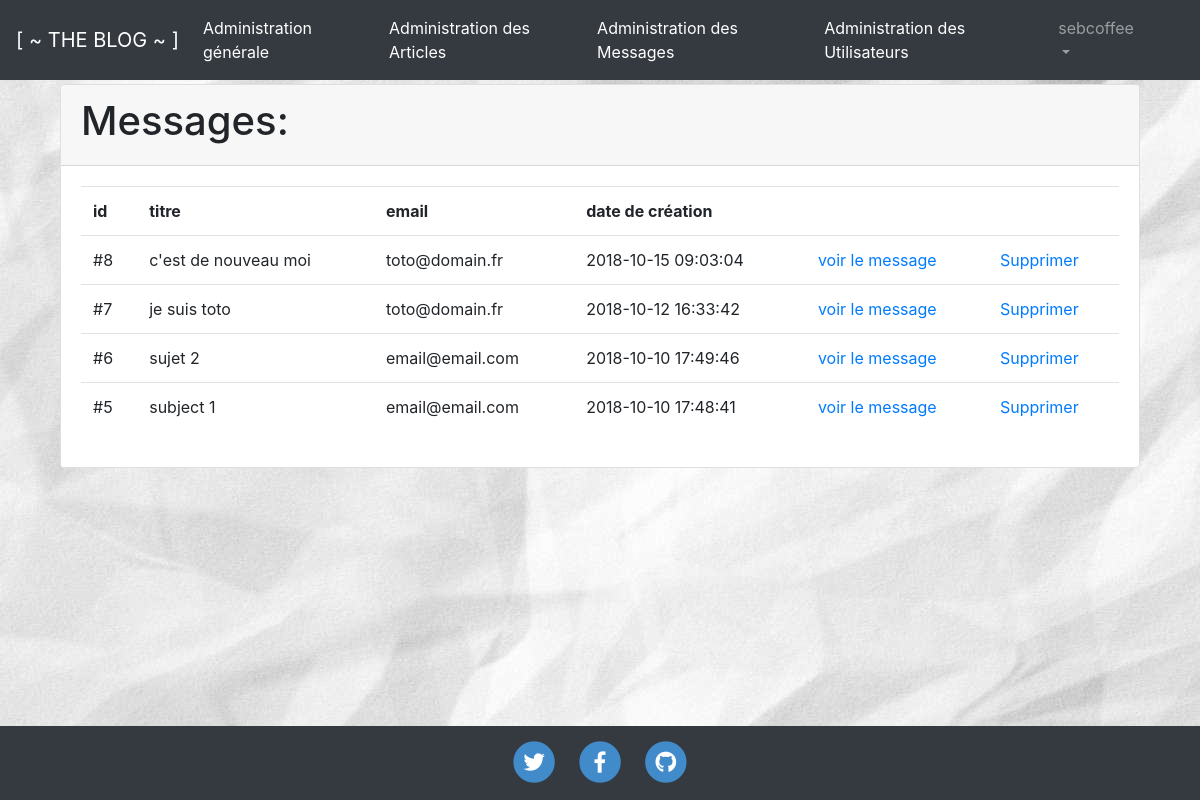
The page /contactAdmin.php (signed in) on the database its author committed.
### tables this page shows
CREATE TABLE `contact` (
  `id` int(11) NOT NULL,
  `subject` varchar(255) NOT NULL,
  `email` varchar(255) NOT NULL,
  `message` text NOT NULL,
  `creation_date` datetime NOT NULL
);

### config/functions.php (called while the page is built, shortened)
<?php
function getMessages()
{
    require('connect.php');
    $req = $bdd->prepare('SELECT id, subject,email,creation_date FROM contact ORDER BY creation_date DESC ');
    $req->execute();
    $data = $req->fetchAll(PDO::FETCH_OBJ);
    return $data;
}
?>

### contactAdmin.php (the view, shortened to what this page needs)
<?php
if ($_SESSION['isAdmin'] == true) {
    require_once('config/connect.php');
    require_once('config/functions.php');
    $msgs = getMessages();
    ?>
    <?php $pageTitle = "Administration des messages";
    require_once('header.php');
    ?>
    <div class="entities-group card" style="margin-bottom: 8%">
        <div class="card-header">
            <h1>Messages: </h1>
        </div>
        <div class="card-body">
            <table class="table table-stripped">
                <tr>
                    <th>id</th>
                    <th>titre</th>
                    <th>email</th>
                    <th>date de création</th>
                    <th></th>
                    <th></th>
                </tr>
                <?php foreach ($msgs as $msg): ?>
                    <tr>
                        <td>#<?= $msg->id ?></td>
                        <td><?= $msg->subject ?></td>
                        <td><?= $msg->email ?></td>
                        <td>
                            <time><?= $msg->creation_date ?>
                        </td>
                        <td><a href="javascript:void(0);" data-href="viewMessage.php?id=<?= $msg->id ?>"
                               class="openPopup">voir le message</a></td>
                        <td><a href="deleteMessage.php?id=<?= $msg->id ?>"
                               onClick="confirm('êtes vous sur de vouloir supprimer ?');">Supprimer</a></td>
                    </tr>
                <?php endforeach; ?>
            </table>
        </div>
    </div>
    <?php require_once('footer.php');
} else {
    header('location: login.php');
}
?>

### header.php (shortened to what this page needs)
<!DOCTYPE html>
<html>
<head>
    <link rel="stylesheet" type="text/css" media="screen" href="assets/styles/main.css"/>
    <link rel="stylesheet" type="text/css" media="screen" href="assets/lib/bootstrap/css/bootstrap.css"/>
    <link rel="stylesheet" type='text/css' href="https://use.fontawesome.com/releases/v5.4.1/css/all.css"
>
</head>
<body>
<header>
    <div>
        <nav class="navbar navbar-expand-lg navbar-dark bg-dark">
            <a class="navbar-brand" href="index.php">[ ~ THE BLOG ~ ]</a>
            <div class="collapse navbar-collapse" id="navbarSupportedContent">
                <ul class="navbar-nav mr-auto">
                    <li class="nav-item active"><a href="indexAdmin.php" class="nav-link">Administration générale</a>
                    </li>
                    <li class="nav-item active"><a href="postAdmin.php" class="nav-link">Administration des Articles</a>
                    </li>
                    <li class="nav-item active"><a href="contactAdmin.php" class="nav-link">Administration des
                            Messages</a></li>
                    <li class="nav-item active"><a href="userAdmin.php" class="nav-link">Administration des
                            Utilisateurs</a></li>
                </ul>
            </div>
            <div class="my-2 my-lg-0" style="margin-right: 3%;">
                <ul class="navbar-nav mr-auto">
                    <li class="nav-item dropdown">
                        <a class="nav-link dropdown-toggle" href="#" id="navbarDropdown" role="button"
                           data-toggle="dropdown" aria-haspopup="true"
                           aria-expanded="false"><?= $_SESSION['authUser'] ?></a>
                    </li>
                </ul>
            </div>
        </nav>
    </div>
</header>

### footer.php
</body>
<footer class="page-footer bg-dark">
    <div class="container">
        <div class="row">
            <div class="col-lg-8 col-md-10 mx-auto centered" style="margin-top: 15px">
                <ul class="list-inline text-center">
                    <li class="list-inline-item">
                        <a href="#">
                  <span class="fa-stack fa-lg">
                    <i class="fas fa-circle fa-stack-2x" style="color: #428bca"></i>
                    <i class="fab fa-twitter fa-stack-1x fa-inverse"></i>
                  </span>
                        </a>
                    </li>
                    <li class="list-inline-item">
                        <a href="#">
                  <span class="fa-stack fa-lg">
                    <i class="fas fa-circle fa-stack-2x" style="color: #428bca"></i>
                    <i class="fab fa-facebook-f fa-stack-1x fa-inverse"></i>
                  </span>
                        </a>
                    </li>
                    <li class="list-inline-item">
                        <a href="#">
                  <span class="fa-stack fa-lg">
                    <i class="fas fa-circle fa-stack-2x" style="color: #428bca"></i>
                    <i class="fab fa-github fa-stack-1x fa-inverse"></i>
                  </span>
                        </a>
                    </li>
                </ul>
            </div>
        </div>
    </div>
</footer>
</html>

### assets/styles/main.css (style rules this page uses)
.entities-group { width: 90% !important; margin: 2% auto; }
header { height: 60px; }
html { position: relative; min-height: 100%; }
body { margin-bottom: 90px; background-image: url("../img/paper.jpg"); background-repeat: no-repeat; background-attachment: fixed; }
footer { position: absolute; bottom: 0; width: 100%; }
.centered { float: none; margin: 0 auto; }

### rows shown on the page
contact: id "8", subject "c'est de nouveau moi", email "toto@domain.fr", creation_date "2018-10-15 09:03:04"
contact: id "7", subject "je suis toto", email "toto@domain.fr", creation_date "2018-10-12 16:33:42"
contact: id "6", subject "sujet 2", email "email@email.com", creation_date "2018-10-10 17:49:46"
contact: id "5", subject "subject 1", email "email@email.com", creation_date "2018-10-10 17:48:41"

### other values the page prints
$_SESSION['authUser'] "sebcoffee"
